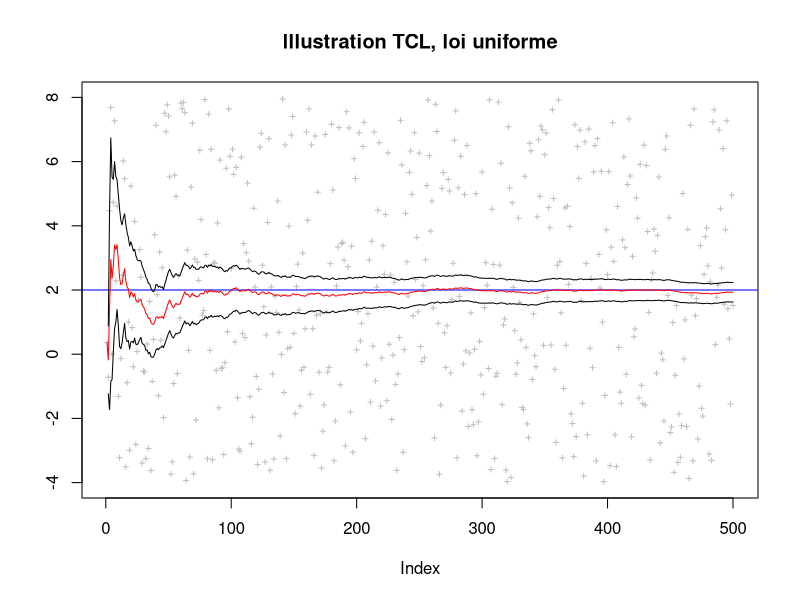
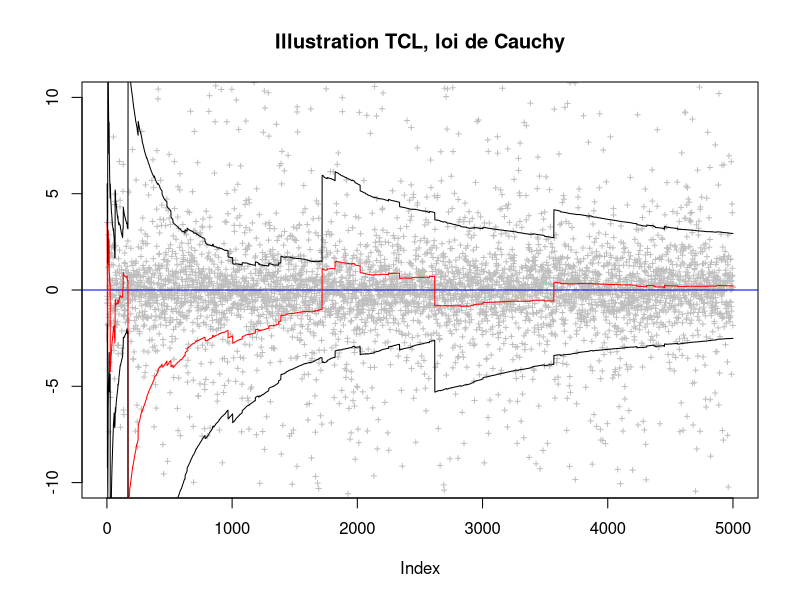

Generate these figures, in order, with R:
nsim <- 500
x <- runif(nsim, min = -4, max = 8)
plot(x, ylim = c(-4,8), ylab = NA, pch = 3, cex=.5, col="grey", main = "Illustration TCL, loi uniforme")

abline(h = 2, col = "blue")                     # la ligne bleue 
m <- cumsum(x) / seq_along(x)                   # le vecteur m contient les moyennes cumulées 
                                                # on peut aussi diviser par (1:numsim)
lines(m, col = "red")                           

v <- sapply(2:nsim, function(k)               # on calcule la variance pour $n> 2$
            sum((x[1:k] - m[k])^2) / (k-1)) 
v <- c(NA, v)            # NA pour n = 1
head(v)
# autre approche équivalente
v <- sapply(1:nsim, function(k) var(x[1:k]))  # on calcule directement la variance avec la fonction var
head(v)
e <- 1.96 * sqrt(v) / sqrt(1:nsim)            # taille de l'IC à 95%
lines(m+e)
lines(m-e)

numsim <- 5000
x <- rcauchy(numsim)
plot(x, ylim = c(-10,10), ylab = NA, pch = 3, cex=.5, col="grey", main = "Illustration TCL, loi de Cauchy")

abline(h = 0, col = "blue")                    
m <- cumsum(x) / seq_along(x)                  
lines(m, col = "red")                          
v <- sapply(1:numsim, function(k) var(x[1:k]))   
e <- 1.96 * sqrt(v) / sqrt(1:numsim)          
lines(m+e)
lines(m-e)

n <- 1e6
monte_carlo <- function(beta) {
    x <- rnorm(n)
    y <- exp(beta * x)
    m <- mean(y)
    v <- var(y)
    e <- 1.96*sqrt(var(y)/length(y))
    return(c(m, m-e, m+e, v))
}

beta <- c(0.2, 0.5, 1, 2, 3, 5)
r <- sapply(beta, monte_carlo)
colnames(r) <- beta
rownames(r) <- c("Mean", "Lower", "Upper", "Var")
                           
rbind(r)     

d <- 10
T <- 1
r <- 0.04
S_0 <- rep(100, d)
sigma <- 1:d/(2*d)
rho <- 0.5
Sigma <- matrix(0.2, 10, 10) + diag(1-0.2, 10, 10)
L <- t(chol(Sigma))

phi <- function(G, K) {
    S_T <- S_0 * exp((r - 0.5 * sigma^2) * T + sigma * sqrt(T) * (L %*% G))
    return(max(sum(S_T)/d-K, 0))   
}

monte_carlo <- function(n, X, Ks) {
    result <- matrix(nrow = 0, ncol = 5)
    colnames(result) <- c("K", "Mean", "Var", "Lower", "Upper")
    for (K in Ks) {
        x <- replicate(n, X(K))
        mv <- c(mean(x), var(x))
        e_n <- 1.96 * sqrt(mv[2]) / sqrt(n) 
        result <- rbind(result, c(K, mv, mv[1]-e_n, mv[1]+e_n))  
    }
    return(result)
}

n <- 1e5
Ks <- c(80, 90, 100, 110, 120)
X <- function(K) { return(phi(rnorm(d, 0, 1), K)) }
r_mc <- monte_carlo(n, X, Ks)
r_mc

n <- 1e5
Ks <- c(80, 90, 100, 110, 120)
X_antith <- function(K) {
    G <- rnorm(d, 0, 1) 
    return(0.5 * (phi(G, K) + phi(-G, K)))
}
r_antith <- monte_carlo(n, X_antith, Ks)
r_antith

ratios <- cbind(r_antith[,"K"], r_mc[,"Var"] / r_antith[,"Var"])              # le ratio des variances
colnames(ratios) <- c("K", "Var MC / Var Antith")
ratios

bs_call <- function(m, s2, K) {
    d1 <- (m - log(K)) / sqrt(s2)
    return(exp(m + s2/2) * pnorm(d1 + sqrt(s2)) - K * pnorm(d1))
}

esp_gZ <- function(K) {
    meanZ <- (T/d) * sum(r - (sigma^2) / 2)
    varZ <- 0
    for (i in 2:d) {
        for (j in 1:(i-1)) {
            varZ <- varZ + 2 * rho * sigma[i]*sigma[j]
        }
    }
    varZ <- T / (d^2) * (sum(sigma^2) + varZ)
    return(S_0[1] * bs_call(meanZ, varZ, K / S_0[1]))
}

esp_gZ(Ks)

psi <- function(G, K) {
    Z <- sum((r-0.5*sigma^2)*T + sigma*sqrt(T)*L %*% G) / d
    return(max(S_0 * exp(Z) - K, 0))
}

n <- 1e5
Ks <- c(80, 90, 100, 110, 120)
X_vc <- function(K) {
    G <- rnorm(d, 0, 1) 
    return(phi(G, K) - psi(G, K))
}
r_vc <- monte_carlo(n, X_vc, Ks)

corrections <- esp_gZ(Ks)
cols <- c("Mean", "Lower", "Upper")
r_vc[,cols] <- r_vc[,cols] + corrections
r_vc

ratios <- cbind(r_vc[,"K"], r_mc[,"Var"] / r_vc[,"Var"])              
colnames(ratios) <- c("K", "Var MC / Var VC")
ratios



v <- rep(1/sqrt(d), d)
A <- diag(d) - v %*% t(v)
Nstrates <- 10
pi <- 1 / Nstrates
Z <- function(i) {
    G <- rnorm(d, 0, 1)
    U <- runif(1, 0, 1)
    Ui <- qnorm((i-1)/Nstrates + U / Nstrates, 0, 1)
    return(Ui * v + A %*% G)
}

n <- 10e4
ni <- n * pi
mcs <- numeric(Nstrates)
vars <- numeric(Nstrates)
K <- 100
for (i in 1:Nstrates) {
    xi <- replicate(ni, phi(Z(i), K))
    mcs[i] <- mean(xi) * pi
    vars[i] <- var(xi) * pi
}
mcs
sum(mcs)
sum(vars)
